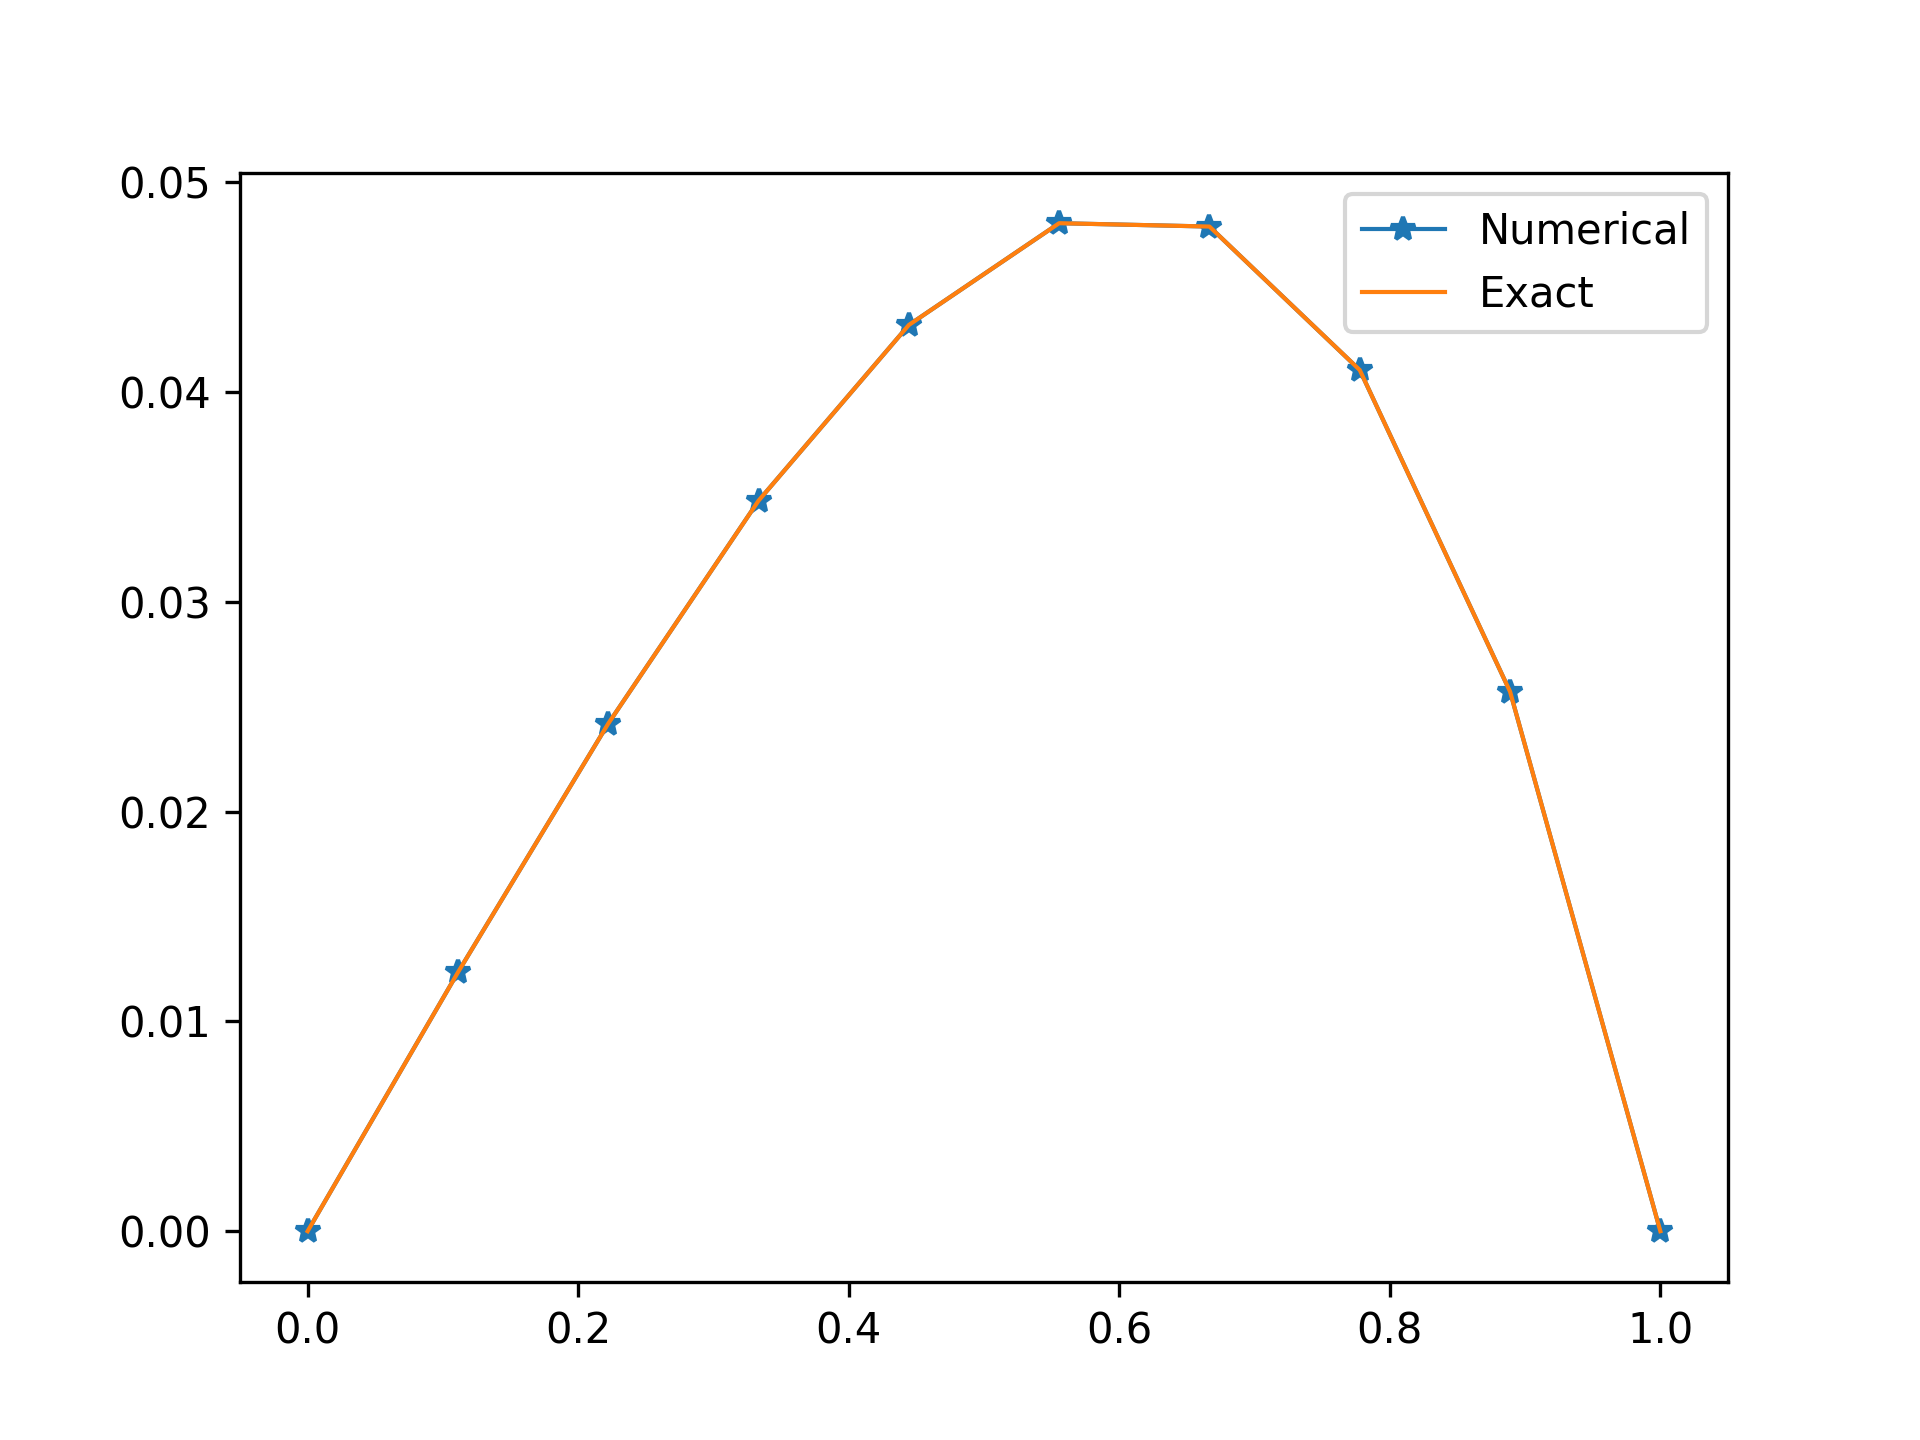

This chart was generated by the following Python code:
# The problem y"+2y=-x^2; y(0) = 0; y(1) = 0
import numpy as np
import matplotlib.pyplot as plt
from scipy.integrate import quad
def E(x,n):
    return pow(x,n+1)-pow(x,n+2)
def LF(x,n):
    return (n+1)*n*pow(x,n-1)-(n+2)*(n+1)*pow(x,n)+ 2*(pow(x,n+1)-pow(x,n+2))
def F(x):
    return -pow(x,2)
N = 7; lw=0; ul=1
M = np.zeros([N,N])
b = np.zeros(N)
for i in range(N):
    for j in range(N):
        M[i,j] = quad(lambda x: E(x,i)*LF(x,j), lw, ul)[0]
    b[i] = quad(lambda x: E(x,i)*F(x), lw, ul)[0]
xs = np.linalg.solve(M,b)
x = np.linspace(lw,ul,10)
y = np.zeros(len(x))
for i in range(N):
    y +=xs[i]*E(x,i)
f1 = -0.5*np.cos(np.sqrt(2)*x) + (1/(2*np.tan(np.sqrt(2))))*np.sin(np.sqrt(2)*x) - 0.5*pow(x,2) + 0.5
plt.plot(x,y,label="Numerical",marker="*",lw=1)
plt.plot(x,f1,label = "Exact",lw=1)
plt.legend()
plt.savefig("GalerkinBVP.png",dpi=300)
plt.show()